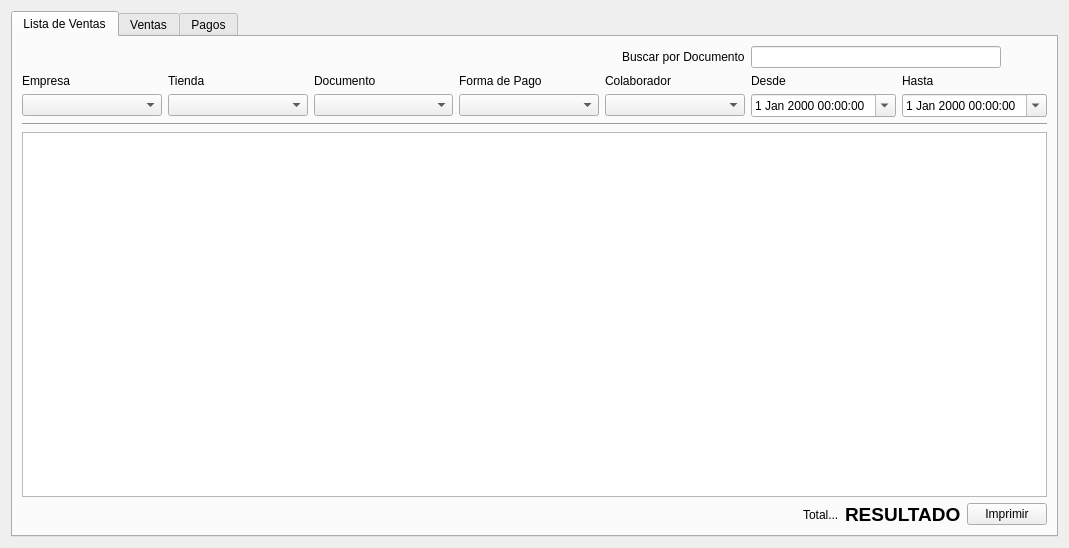
<?xml version="1.0" encoding="UTF-8"?>
<ui version="4.0">
 <class>uiventas</class>
 <widget class="QWidget" name="uiventas">
  <property name="geometry">
   <rect>
    <x>0</x>
    <y>0</y>
    <width>1069</width>
    <height>548</height>
   </rect>
  </property>
  <property name="windowTitle">
   <string>Form</string>
  </property>
  <layout class="QGridLayout" name="gridLayout_11">
   <item row="0" column="0">
    <widget class="QTabWidget" name="tabWidget">
     <property name="currentIndex">
      <number>0</number>
     </property>
     <widget class="QWidget" name="tab_2">
      <attribute name="title">
       <string>Lista de Ventas</string>
      </attribute>
      <layout class="QGridLayout" name="gridLayout_12">
       <item row="0" column="1">
        <layout class="QGridLayout" name="gridLayout_10">
         <item row="0" column="1">
          <widget class="QLabel" name="label_12">
           <property name="text">
            <string>Buscar por Documento</string>
           </property>
          </widget>
         </item>
         <item row="0" column="2">
          <widget class="QLineEdit" name="buscar_venta">
           <property name="minimumSize">
            <size>
             <width>250</width>
             <height>0</height>
            </size>
           </property>
           <property name="maximumSize">
            <size>
             <width>250</width>
             <height>16777215</height>
            </size>
           </property>
          </widget>
         </item>
         <item row="0" column="3">
          <widget class="QPushButton" name="pushButton_buscar">
           <property name="text">
            <string/>
           </property>
           <property name="icon">
            <iconset resource="../Icons/Icons.qrc">
             <normaloff>:/Icons/1349716430_zoom.png</normaloff>:/Icons/1349716430_zoom.png</iconset>
           </property>
           <property name="shortcut">
            <string>Return</string>
           </property>
           <property name="flat">
            <bool>true</bool>
           </property>
          </widget>
         </item>
         <item row="0" column="0">
          <spacer name="horizontalSpacer_7">
           <property name="orientation">
            <enum>Qt::Horizontal</enum>
           </property>
           <property name="sizeHint" stdset="0">
            <size>
             <width>40</width>
             <height>20</height>
            </size>
           </property>
          </spacer>
         </item>
        </layout>
       </item>
       <item row="1" column="0" colspan="2">
        <layout class="QGridLayout" name="gridLayout_5">
         <item row="0" column="0">
          <widget class="QLabel" name="label_14">
           <property name="text">
            <string>Empresa</string>
           </property>
          </widget>
         </item>
         <item row="0" column="1">
          <widget class="QLabel" name="label_15">
           <property name="text">
            <string>Tienda</string>
           </property>
          </widget>
         </item>
         <item row="0" column="2">
          <widget class="QLabel" name="label_16">
           <property name="text">
            <string>Documento</string>
           </property>
          </widget>
         </item>
         <item row="0" column="3">
          <widget class="QLabel" name="label_27">
           <property name="text">
            <string>Forma de Pago</string>
           </property>
          </widget>
         </item>
         <item row="0" column="4">
          <widget class="QLabel" name="label_23">
           <property name="text">
            <string>Colaborador</string>
           </property>
          </widget>
         </item>
         <item row="0" column="5">
          <widget class="QLabel" name="label_21">
           <property name="text">
            <string>Desde</string>
           </property>
          </widget>
         </item>
         <item row="0" column="6">
          <widget class="QLabel" name="label_24">
           <property name="text">
            <string>Hasta</string>
           </property>
          </widget>
         </item>
         <item row="1" column="0">
          <widget class="MyComboBox" name="comboBox_Empresa"/>
         </item>
         <item row="1" column="1">
          <widget class="MyComboBox" name="comboBox_Tienda"/>
         </item>
         <item row="1" column="2">
          <widget class="QComboBox" name="comboBox_Documento"/>
         </item>
         <item row="1" column="3">
          <widget class="QComboBox" name="comboBox_Forma_Pago"/>
         </item>
         <item row="1" column="4">
          <widget class="MyComboBox" name="comboBox_Colaborador"/>
         </item>
         <item row="1" column="5">
          <widget class="QDateTimeEdit" name="dateTimeEdit_Desde">
           <property name="calendarPopup">
            <bool>true</bool>
           </property>
          </widget>
         </item>
         <item row="1" column="6">
          <widget class="QDateTimeEdit" name="dateTimeEdit_Hasta">
           <property name="calendarPopup">
            <bool>true</bool>
           </property>
          </widget>
         </item>
        </layout>
       </item>
       <item row="2" column="0" colspan="2">
        <widget class="Line" name="line_3">
         <property name="orientation">
          <enum>Qt::Horizontal</enum>
         </property>
        </widget>
       </item>
       <item row="3" column="0" colspan="2">
        <widget class="QTableView" name="tableView_Reporte_Ventas"/>
       </item>
       <item row="4" column="1">
        <layout class="QHBoxLayout" name="horizontalLayout_4">
         <item>
          <spacer name="horizontalSpacer_5">
           <property name="orientation">
            <enum>Qt::Horizontal</enum>
           </property>
           <property name="sizeHint" stdset="0">
            <size>
             <width>40</width>
             <height>20</height>
            </size>
           </property>
          </spacer>
         </item>
         <item>
          <widget class="QLabel" name="label_25">
           <property name="text">
            <string>Total...</string>
           </property>
          </widget>
         </item>
         <item>
          <widget class="QLabel" name="label_Resultado">
           <property name="font">
            <font>
             <pointsize>14</pointsize>
             <weight>75</weight>
             <bold>true</bold>
            </font>
           </property>
           <property name="text">
            <string>RESULTADO</string>
           </property>
          </widget>
         </item>
         <item>
          <widget class="QPushButton" name="pushButton_Imprimir">
           <property name="text">
            <string>Imprimir</string>
           </property>
           <property name="icon">
            <iconset>
             <selectedon>:/Icons/1349716391_monotone_printer_hardware.png</selectedon>
            </iconset>
           </property>
          </widget>
         </item>
        </layout>
       </item>
      </layout>
     </widget>
     <widget class="QWidget" name="tab">
      <property name="styleSheet">
       <string notr="true"/>
      </property>
      <attribute name="title">
       <string>Ventas</string>
      </attribute>
      <layout class="QGridLayout" name="gridLayout_9">
       <item row="0" column="0">
        <layout class="QVBoxLayout" name="verticalLayout">
         <item>
          <layout class="QHBoxLayout" name="horizontalLayout_6">
           <item>
            <layout class="QGridLayout" name="gridLayout_2">
             <item row="6" column="0">
              <widget class="QLabel" name="label_5">
               <property name="text">
                <string>Cod Producto</string>
               </property>
              </widget>
             </item>
             <item row="3" column="0">
              <widget class="QLabel" name="label_3">
               <property name="enabled">
                <bool>false</bool>
               </property>
               <property name="text">
                <string>Ruc:</string>
               </property>
              </widget>
             </item>
             <item row="6" column="1">
              <widget class="QLineEdit" name="lineEdit_codProducto"/>
             </item>
             <item row="3" column="1">
              <widget class="QLineEdit" name="lineEdit_ruc">
               <property name="enabled">
                <bool>false</bool>
               </property>
              </widget>
             </item>
             <item row="5" column="1" colspan="2">
              <widget class="QLineEdit" name="lineEdit_direccion">
               <property name="enabled">
                <bool>false</bool>
               </property>
              </widget>
             </item>
             <item row="4" column="0">
              <widget class="QLabel" name="label_2">
               <property name="text">
                <string>Razon Social</string>
               </property>
              </widget>
             </item>
             <item row="4" column="1" colspan="2">
              <widget class="QLineEdit" name="lineEdit_razonSocial">
               <property name="enabled">
                <bool>false</bool>
               </property>
              </widget>
             </item>
             <item row="2" column="0" colspan="3">
              <layout class="QHBoxLayout" name="horizontalLayout_5">
               <item>
                <widget class="QRadioButton" name="radioButton_Boleta">
                 <property name="text">
                  <string>Boleta</string>
                 </property>
                 <property name="checked">
                  <bool>true</bool>
                 </property>
                </widget>
               </item>
               <item>
                <widget class="QRadioButton" name="radioButton_Factura">
                 <property name="text">
                  <string>Factura</string>
                 </property>
                </widget>
               </item>
               <item>
                <widget class="QRadioButton" name="radioButton_cotizacion">
                 <property name="enabled">
                  <bool>true</bool>
                 </property>
                 <property name="text">
                  <string>Cotizacion</string>
                 </property>
                </widget>
               </item>
              </layout>
             </item>
             <item row="5" column="0">
              <widget class="QLabel" name="label_4">
               <property name="text">
                <string>Direccion</string>
               </property>
              </widget>
             </item>
             <item row="3" column="2">
              <widget class="QPushButton" name="pushButton_buscarCliente">
               <property name="text">
                <string>Buscar Cliente</string>
               </property>
               <property name="icon">
                <iconset resource="../Icons/Icons.qrc">
                 <normaloff>:/Icons/add-user.png</normaloff>:/Icons/add-user.png</iconset>
               </property>
              </widget>
             </item>
             <item row="6" column="2">
              <widget class="QComboBox" name="comboBox_buscar_producto">
               <item>
                <property name="text">
                 <string> Buscar Producto</string>
                </property>
                <property name="icon">
                 <iconset resource="../Icons/Icons.qrc">
                  <normaloff>:/Icons/search_64.png</normaloff>:/Icons/search_64.png</iconset>
                </property>
               </item>
               <item>
                <property name="text">
                 <string>Monturas - Gafas</string>
                </property>
                <property name="icon">
                 <iconset resource="../Icons/Icons.qrc">
                  <normaloff>:/Icons/internet-news-reader.png</normaloff>:/Icons/internet-news-reader.png</iconset>
                </property>
               </item>
               <item>
                <property name="text">
                 <string>Lunas</string>
                </property>
                <property name="icon">
                 <iconset resource="../Icons/Icons.qrc">
                  <normaloff>:/Icons/Circle.png</normaloff>:/Icons/Circle.png</iconset>
                </property>
               </item>
               <item>
                <property name="text">
                 <string>Lentes de Contacto</string>
                </property>
                <property name="icon">
                 <iconset resource="../Icons/Icons.qrc">
                  <normaloff>:/Icons/1354339076_picasa.png</normaloff>:/Icons/1354339076_picasa.png</iconset>
                </property>
               </item>
               <item>
                <property name="text">
                 <string>Accesorios</string>
                </property>
                <property name="icon">
                 <iconset resource="../Icons/Icons.qrc">
                  <normaloff>:/Icons/package_games_logic.png</normaloff>:/Icons/package_games_logic.png</iconset>
                </property>
               </item>
               <item>
                <property name="text">
                 <string>Trabajos Extras</string>
                </property>
                <property name="icon">
                 <iconset resource="../Icons/Icons.qrc">
                  <normaloff>:/Icons/Stethoscope_Black.png</normaloff>:/Icons/Stethoscope_Black.png</iconset>
                </property>
               </item>
               <item>
                <property name="text">
                 <string>Otros</string>
                </property>
                <property name="icon">
                 <iconset resource="../Icons/Icons.qrc">
                  <normaloff>:/Icons/color_swatch.png</normaloff>:/Icons/color_swatch.png</iconset>
                </property>
               </item>
              </widget>
             </item>
            </layout>
           </item>
           <item>
            <spacer name="horizontalSpacer_4">
             <property name="orientation">
              <enum>Qt::Horizontal</enum>
             </property>
             <property name="sizeHint" stdset="0">
              <size>
               <width>129</width>
               <height>160</height>
              </size>
             </property>
            </spacer>
           </item>
           <item>
            <layout class="QGridLayout" name="gridLayout">
             <item row="3" column="0">
              <widget class="QLabel" name="label_20">
               <property name="text">
                <string>Usuario</string>
               </property>
              </widget>
             </item>
             <item row="4" column="0">
              <widget class="QLabel" name="label_17">
               <property name="text">
                <string>Fecha</string>
               </property>
              </widget>
             </item>
             <item row="6" column="1" colspan="3">
              <widget class="QDoubleSpinBox" name="doubleSpinBox_descuento">
               <property name="enabled">
                <bool>false</bool>
               </property>
               <property name="minimum">
                <double>-99.989999999999995</double>
               </property>
               <property name="singleStep">
                <double>0.200000000000000</double>
               </property>
              </widget>
             </item>
             <item row="7" column="0" colspan="4">
              <layout class="QHBoxLayout" name="horizontalLayout_3">
               <item>
                <widget class="QPushButton" name="pushButton_anular">
                 <property name="text">
                  <string>Anular</string>
                 </property>
                </widget>
               </item>
              </layout>
             </item>
             <item row="0" column="3">
              <widget class="QPushButton" name="pushButton_limpiar">
               <property name="text">
                <string>Limpiar</string>
               </property>
              </widget>
             </item>
             <item row="0" column="0">
              <widget class="QLabel" name="label_nombre_Tienda">
               <property name="text">
                <string>Optica Jireh</string>
               </property>
              </widget>
             </item>
             <item row="5" column="1" colspan="3">
              <widget class="QDateTimeEdit" name="dateTimeEdit_entrega">
               <property name="calendarPopup">
                <bool>true</bool>
               </property>
              </widget>
             </item>
             <item row="6" column="0">
              <widget class="QLabel" name="label_11">
               <property name="text">
                <string>Descuento %</string>
               </property>
              </widget>
             </item>
             <item row="4" column="1" colspan="3">
              <widget class="QDateTimeEdit" name="dateTimeEdit_fecha_preventa">
               <property name="enabled">
                <bool>false</bool>
               </property>
              </widget>
             </item>
             <item row="3" column="1" colspan="3">
              <widget class="QLineEdit" name="lineEdit_usuario">
               <property name="enabled">
                <bool>false</bool>
               </property>
               <property name="readOnly">
                <bool>true</bool>
               </property>
              </widget>
             </item>
             <item row="5" column="0">
              <widget class="QLabel" name="label_18">
               <property name="text">
                <string>Entrega</string>
               </property>
              </widget>
             </item>
             <item row="0" column="1">
              <layout class="QHBoxLayout" name="horizontalLayout_9">
               <item>
                <widget class="QLabel" name="label_serie">
                 <property name="text">
                  <string>serie</string>
                 </property>
                </widget>
               </item>
               <item>
                <widget class="QLabel" name="label_numero_documento">
                 <property name="enabled">
                  <bool>true</bool>
                 </property>
                 <property name="text">
                  <string>numero</string>
                 </property>
                </widget>
               </item>
              </layout>
             </item>
            </layout>
           </item>
          </layout>
         </item>
         <item>
          <widget class="QTableView" name="tableView_Productos"/>
         </item>
         <item>
          <layout class="QHBoxLayout" name="horizontalLayout_2">
           <item>
            <layout class="QGridLayout" name="gridLayout_4"/>
           </item>
           <item>
            <layout class="QGridLayout" name="gridLayout_6">
             <item row="0" column="0">
              <widget class="QLabel" name="label">
               <property name="text">
                <string>Efectivo S/.</string>
               </property>
              </widget>
             </item>
             <item row="1" column="1">
              <widget class="QLabel" name="label_tarjeta">
               <property name="frameShape">
                <enum>QFrame::NoFrame</enum>
               </property>
               <property name="frameShadow">
                <enum>QFrame::Plain</enum>
               </property>
               <property name="lineWidth">
                <number>2</number>
               </property>
               <property name="text">
                <string>0</string>
               </property>
              </widget>
             </item>
             <item row="1" column="0">
              <widget class="QLabel" name="label_efectivo">
               <property name="frameShape">
                <enum>QFrame::NoFrame</enum>
               </property>
               <property name="frameShadow">
                <enum>QFrame::Plain</enum>
               </property>
               <property name="lineWidth">
                <number>2</number>
               </property>
               <property name="text">
                <string>0</string>
               </property>
              </widget>
             </item>
             <item row="2" column="0">
              <widget class="QLineEdit" name="lineEdit_efectivo">
               <property name="text">
                <string/>
               </property>
              </widget>
             </item>
             <item row="2" column="1">
              <widget class="QLineEdit" name="lineEdit_tarjeta">
               <property name="text">
                <string/>
               </property>
              </widget>
             </item>
             <item row="0" column="1">
              <widget class="QLabel" name="label_6">
               <property name="text">
                <string>Tarjeta S/.</string>
               </property>
              </widget>
             </item>
            </layout>
           </item>
           <item>
            <spacer name="horizontalSpacer">
             <property name="orientation">
              <enum>Qt::Horizontal</enum>
             </property>
             <property name="sizeHint" stdset="0">
              <size>
               <width>40</width>
               <height>20</height>
              </size>
             </property>
            </spacer>
           </item>
           <item>
            <layout class="QGridLayout" name="gridLayout_3">
             <item row="4" column="1">
              <widget class="QLineEdit" name="lineEdit_restante">
               <property name="enabled">
                <bool>false</bool>
               </property>
               <property name="text">
                <string>0</string>
               </property>
              </widget>
             </item>
             <item row="2" column="1">
              <widget class="QLineEdit" name="lineEdit_total_cancelado">
               <property name="enabled">
                <bool>false</bool>
               </property>
               <property name="text">
                <string>0</string>
               </property>
              </widget>
             </item>
             <item row="3" column="1">
              <widget class="Line" name="line_2">
               <property name="orientation">
                <enum>Qt::Horizontal</enum>
               </property>
              </widget>
             </item>
             <item row="4" column="0">
              <widget class="QLabel" name="label_cambiante">
               <property name="text">
                <string>M.Restante</string>
               </property>
              </widget>
             </item>
             <item row="0" column="1">
              <widget class="Line" name="line">
               <property name="orientation">
                <enum>Qt::Horizontal</enum>
               </property>
              </widget>
             </item>
             <item row="1" column="0">
              <widget class="QLabel" name="label_8">
               <property name="text">
                <string>Total</string>
               </property>
              </widget>
             </item>
             <item row="1" column="1">
              <widget class="QLineEdit" name="lineEdit_total">
               <property name="enabled">
                <bool>false</bool>
               </property>
               <property name="text">
                <string>0</string>
               </property>
               <property name="frame">
                <bool>true</bool>
               </property>
              </widget>
             </item>
             <item row="2" column="0">
              <widget class="QLabel" name="label_19">
               <property name="text">
                <string>Entregado</string>
               </property>
              </widget>
             </item>
            </layout>
           </item>
          </layout>
         </item>
         <item>
          <layout class="QHBoxLayout" name="horizontalLayout">
           <item>
            <spacer name="horizontalSpacer_3">
             <property name="orientation">
              <enum>Qt::Horizontal</enum>
             </property>
             <property name="sizeHint" stdset="0">
              <size>
               <width>40</width>
               <height>20</height>
              </size>
             </property>
            </spacer>
           </item>
           <item>
            <widget class="QPushButton" name="pushButton_guardar">
             <property name="text">
              <string>Guardar</string>
             </property>
            </widget>
           </item>
           <item>
            <spacer name="horizontalSpacer_2">
             <property name="orientation">
              <enum>Qt::Horizontal</enum>
             </property>
             <property name="sizeHint" stdset="0">
              <size>
               <width>40</width>
               <height>20</height>
              </size>
             </property>
            </spacer>
           </item>
          </layout>
         </item>
        </layout>
       </item>
      </layout>
     </widget>
     <widget class="QWidget" name="tab_3">
      <attribute name="title">
       <string>Pagos</string>
      </attribute>
      <layout class="QGridLayout" name="gridLayout_7">
       <item row="0" column="0">
        <layout class="QGridLayout" name="gridLayout_8">
         <item row="0" column="0" rowspan="2">
          <widget class="QTableView" name="tableView_pagos"/>
         </item>
         <item row="0" column="1">
          <widget class="QPushButton" name="pushButton_registro_tarjeta">
           <property name="text">
            <string>Registrar Tarjeta</string>
           </property>
          </widget>
         </item>
         <item row="2" column="0">
          <layout class="QHBoxLayout" name="horizontalLayout_7">
           <item>
            <widget class="QLabel" name="label_7">
             <property name="text">
              <string>Efectivo</string>
             </property>
            </widget>
           </item>
           <item>
            <widget class="QLineEdit" name="lineEdit_pagos_efectivo"/>
           </item>
           <item>
            <widget class="QLabel" name="label_9">
             <property name="text">
              <string>Tarjeta</string>
             </property>
            </widget>
           </item>
           <item>
            <widget class="QLineEdit" name="lineEdit_pagos_tarjeta"/>
           </item>
           <item>
            <widget class="QLabel" name="label_10">
             <property name="text">
              <string>Total</string>
             </property>
            </widget>
           </item>
           <item>
            <widget class="QLineEdit" name="lineEdit_pagos_total"/>
           </item>
           <item>
            <spacer name="horizontalSpacer_6">
             <property name="orientation">
              <enum>Qt::Horizontal</enum>
             </property>
             <property name="sizeHint" stdset="0">
              <size>
               <width>40</width>
               <height>20</height>
              </size>
             </property>
            </spacer>
           </item>
          </layout>
         </item>
         <item row="1" column="1">
          <spacer name="verticalSpacer">
           <property name="orientation">
            <enum>Qt::Vertical</enum>
           </property>
           <property name="sizeHint" stdset="0">
            <size>
             <width>20</width>
             <height>40</height>
            </size>
           </property>
          </spacer>
         </item>
        </layout>
       </item>
      </layout>
     </widget>
    </widget>
   </item>
  </layout>
 </widget>
 <customwidgets>
  <customwidget>
   <class>MyComboBox</class>
   <extends>QComboBox</extends>
   <header location="global">mycombobox.h</header>
   <slots>
    <slot>Eliminar_Item()</slot>
   </slots>
  </customwidget>
 </customwidgets>
 <tabstops>
  <tabstop>radioButton_Boleta</tabstop>
  <tabstop>radioButton_Factura</tabstop>
  <tabstop>radioButton_cotizacion</tabstop>
  <tabstop>pushButton_limpiar</tabstop>
  <tabstop>lineEdit_ruc</tabstop>
  <tabstop>pushButton_buscarCliente</tabstop>
  <tabstop>lineEdit_razonSocial</tabstop>
  <tabstop>lineEdit_direccion</tabstop>
  <tabstop>lineEdit_codProducto</tabstop>
  <tabstop>lineEdit_usuario</tabstop>
  <tabstop>dateTimeEdit_fecha_preventa</tabstop>
  <tabstop>dateTimeEdit_entrega</tabstop>
  <tabstop>pushButton_anular</tabstop>
  <tabstop>tableView_Productos</tabstop>
  <tabstop>lineEdit_efectivo</tabstop>
  <tabstop>lineEdit_tarjeta</tabstop>
  <tabstop>pushButton_guardar</tabstop>
  <tabstop>lineEdit_total</tabstop>
  <tabstop>lineEdit_total_cancelado</tabstop>
  <tabstop>lineEdit_restante</tabstop>
  <tabstop>comboBox_Colaborador</tabstop>
  <tabstop>dateTimeEdit_Hasta</tabstop>
  <tabstop>tableView_Reporte_Ventas</tabstop>
  <tabstop>comboBox_Forma_Pago</tabstop>
  <tabstop>comboBox_Empresa</tabstop>
  <tabstop>comboBox_Tienda</tabstop>
  <tabstop>comboBox_Documento</tabstop>
  <tabstop>dateTimeEdit_Desde</tabstop>
 </tabstops>
 <resources>
  <include location="../Icons/Icons.qrc"/>
 </resources>
 <connections/>
</ui>
